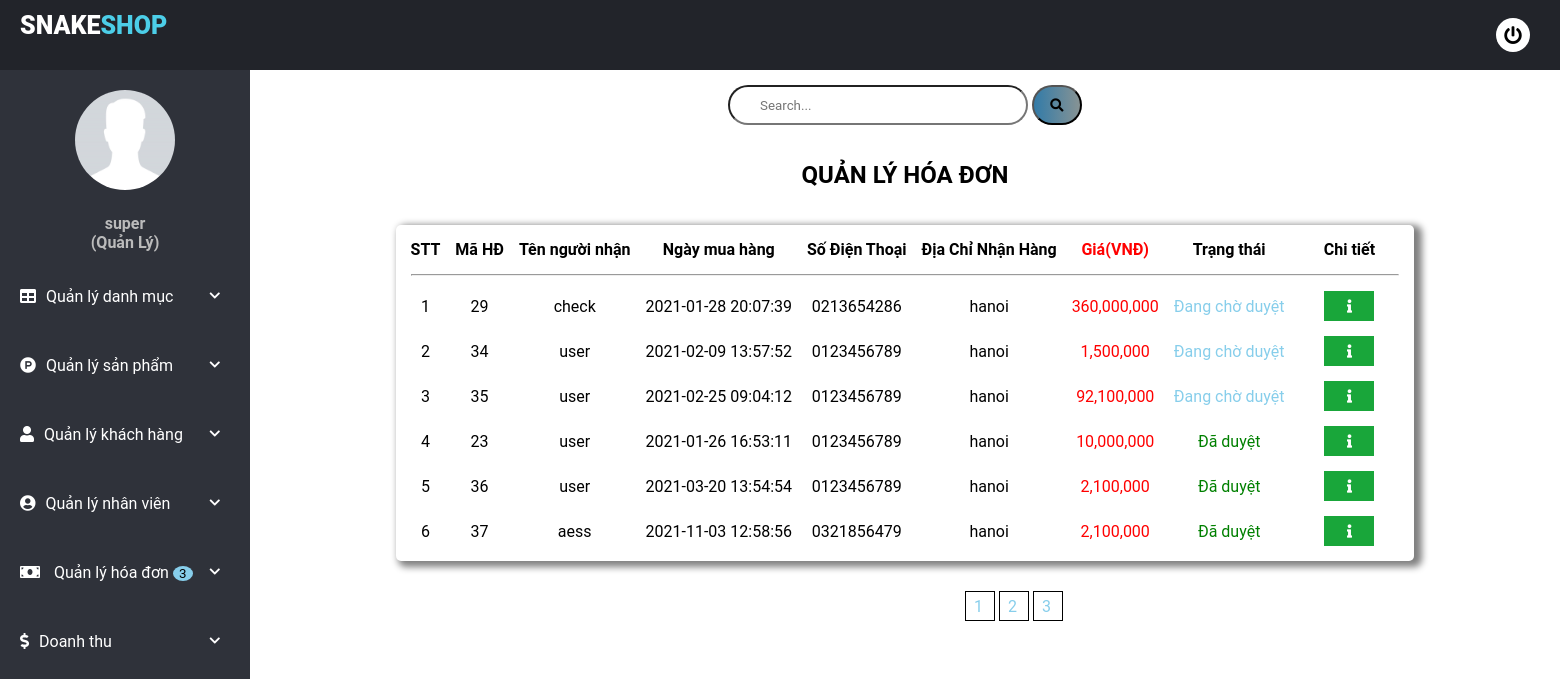
Page /admin/order/order-manage.php (signed in) on the committed database.
### tables this page shows
CREATE TABLE `bill` (
  `id_bill` int(11) NOT NULL,
  `id_user` int(11) DEFAULT NULL,
  `time_buy` datetime DEFAULT NULL,
  `name_user` varchar(100) DEFAULT NULL,
  `phone_number_user` varchar(100) DEFAULT NULL,
  `address_user` varchar(200) DEFAULT NULL,
  `price` float DEFAULT NULL,
  `status` tinyint(4) DEFAULT NULL
);

### admin/order/order-manage.php (the view, shortened to what this page needs)
<!DOCTYPE html>
<html>
<head>
	<link rel="stylesheet" href="../../css/css.css">
	<link rel="stylesheet" href="../../css/side_bar.css">
	<link href="https://stackpath.bootstrapcdn.com/font-awesome/4.7.0/css/font-awesome.min.css" rel="stylesheet">
</head>
<body>
	<?php
		include("../../connect/open.php");
				$search = "";
				$limit = 6;
			    $start = 0;
			    $sqlDemHD = "SELECT COUNT(*) AS tongSoHD FROM bill";
			    $resultDemHD = mysqli_query($con, $sqlDemHD);
			    $demHD = mysqli_fetch_array($resultDemHD);
			    $tongTrang = ceil($demHD["tongSoHD"] / $limit);
				$bill = "SELECT * FROM bill  WHERE  name_user   LIKE '%$search%' OR phone_number_user   LIKE '%$search%' OR time_buy   LIKE '%$search%' ORDER BY status ASC LIMIT $start,$limit ";
				$result = mysqli_query($con , $bill);
	?>
	<div class="wrapper">
        <?php
        include("../../side_bar.php");
        ?>
		<div class="content">
			<div class="row">
				<form>
					<input type="text" name="search" placeholder ="Search..." value="<?php if (isset($_GET["search"])) {
	                                              echo $_GET["search"];
	                                            } ?>">
					<button class="btn btn"><i class="fa fa-search"></i></button>
				</form>
			</div>
			<div class="content_content">
				<h2 class="text-center">Quản Lý Hóa Đơn</h2>
				<table>
					<tr>
						<th>STT </th>
						<th>Mã HĐ </th>
						<th>Tên người nhận </th>
						<th>Ngày mua hàng </th>
						<th>Số Điện Thoại </th>
						<th>Địa Chỉ Nhận Hàng </th>
						<th style="color: red;">Giá(VNĐ) </th>
						<th>Trạng thái</th>
						<th width="100px">Chi tiết</th>
					</tr>
					<tr>
						<td colspan="9"><hr></td>
					</tr>
					<?php
						$index = 1;
						if($result != null){
					while($bill = mysqli_fetch_array($result) ) { ?>
							<tr>
								<td><?php echo $index++ ?></td>
								<td><?php echo $bill["id_bill"] ?></td>
								<td><?php echo $bill["name_user"] ?></td>
								<td><?php echo $bill["time_buy"] ?></td>
								<td><?php echo $bill["phone_number_user"] ?></td>
								<td><?php echo $bill["address_user"] ?></td>
								<td style="color: red;"><?php echo number_format($bill["price"], 0, '.',','); ?></td>
								<td><?php
									if($bill["status"] == 0){
									?>
									<span style="color: skyblue;"><?php echo "Đang chờ duyệt"; ?></span>
									<?php
									}else if($bill["status"] == 1){
									?>
									<span style="color: green;"><?php echo "Đã duyệt"; ?></span>
									<?php
									}else if($bill["status"] == 2){
									?>
									<span style="color: red;"><?php echo "Đã hủy"; ?></span>
									<?php
									}
									?>
								</td>
								<td>
									<a href="detail.php?id=<?php echo $bill["id_bill"]?>"><button class="success"><i class="fas fa-info"></i></button></a>
								</td>
							</tr>
					<?php } } ?>
				</table>
				<div class="page">
                    <?php
                        for ($i = 1; $i <= $tongTrang; $i++) {
                            if(isset($search)){
                    ?>
                            <a href="?search=<?php echo $search; ?>&trang=<?php echo $i; ?>">
                            <?php echo $i; ?>
                            </a>
                    <?php
                        }}
                    ?>
            	</div>
			</div>
		</div>
</body>
</html>

### css/css.css (style rules this page uses)
* { margin: 0; padding: 0; list-style: none; text-decoration: none; box-sizing: border-box; font-family: "Roboto", sans-serif; }
body { background: #fff; }
input { outline: none; }
button { outline: none; }
.wrapper .content { width: (100% - 250px); margin-top: 70px; margin-left: 250px; padding: 15px; height: 100%; transition: 0.3s; min-height: 100vh; }
.wrapper .content .row { display: flex; align-items: center; flex-wrap: wrap; justify-content: space-around; }
.wrapper .content .row input { width: 300px; height: 40px; border-radius: 20px 20px 20px 20px; padding-left: 30px; }
.wrapper .content .row button { width: 50px; height: 40px; border-radius: 20px 20px 20px 20px; background: linear-gradient(to left, #879394, #327ba8); transition: 0.3s; transition-property: background; }
.text-center { text-align: center; color: black; line-height: 100px; text-transform: uppercase; font-weight: 700; }
.wrapper .content .content_content table { max-width: 100%; max-height: 100%; border: 0px; border-spacing: 15px; border-radius: 5px 5px 5px 5px; margin: auto; padding: auto; background: #fff; text-align:center; box-shadow: 5px 3px 7px 3px gray; }
.content_content .success { width: 50px; height: 30px; background: #19a63a; color: white; font-weight: bold; border: none; }
.wrapper .content .content_content .page { width: 100%; margin-left: 700px; margin-top: 30px; }
.wrapper .content .content_content .page a { display: inline-block; padding-top: 5px; padding-left: 8px; width:30px; height:30px; border: 1px solid black; color: skyblue; }

### css/side_bar.css (style rules this page uses)
* { margin: 0; padding: 0; list-style: none; text-decoration: none; box-sizing: border-box; font-family: "Roboto", sans-serif; }
body { background: #fff; }
.wrapper .content { width: (100% - 250px); margin-top: 70px; margin-left: 250px; padding: 15px; height: 100%; transition: 0.3s; min-height: 100vh; }

### rows in the picture
bill: id_bill "29", name_user "check", time_buy "2021-01-28 20:07:39", phone_number_user "0213654286", address_user "hanoi", price "360,000,000", status "Đang chờ duyệt"
bill: id_bill "34", name_user "user", time_buy "2021-02-09 13:57:52", phone_number_user "0123456789", address_user "hanoi", price "1,500,000", status "Đang chờ duyệt"
bill: id_bill "35", name_user "user", time_buy "2021-02-25 09:04:12", phone_number_user "0123456789", address_user "hanoi", price "92,100,000", status "Đang chờ duyệt"
bill: id_bill "23", name_user "user", time_buy "2021-01-26 16:53:11", phone_number_user "0123456789", address_user "hanoi", price "10,000,000", status "Đã duyệt"
bill: id_bill "36", name_user "user", time_buy "2021-03-20 13:54:54", phone_number_user "0123456789", address_user "hanoi", price "2,100,000", status "Đã duyệt"
bill: id_bill "37", name_user "aess", time_buy "2021-11-03 12:58:56", phone_number_user "0321856479", address_user "hanoi", price "2,100,000", status "Đã duyệt"

### other values in the picture
$Sadmin "super"
$row "3"
